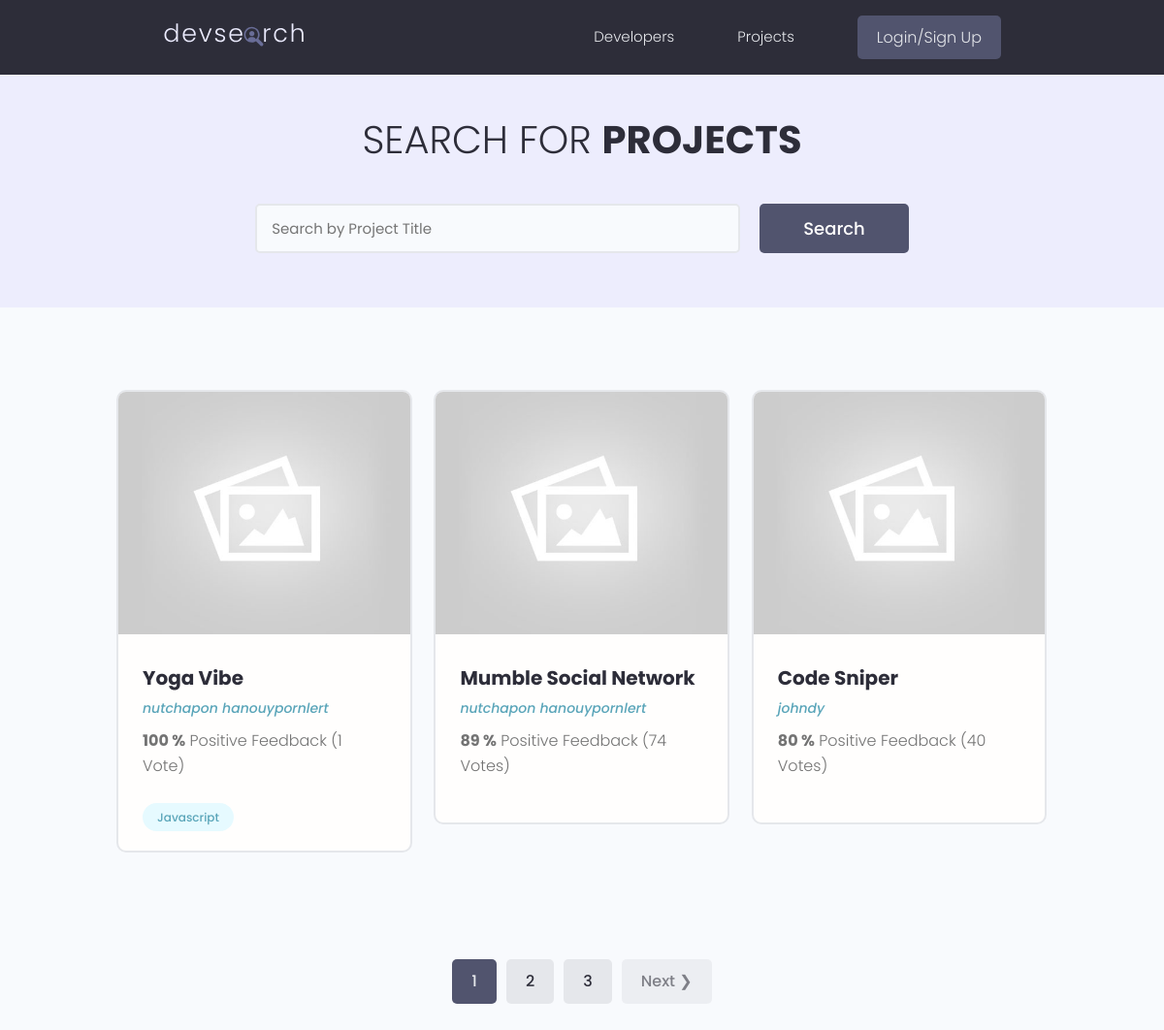
Before: /projects/ with the older database file.
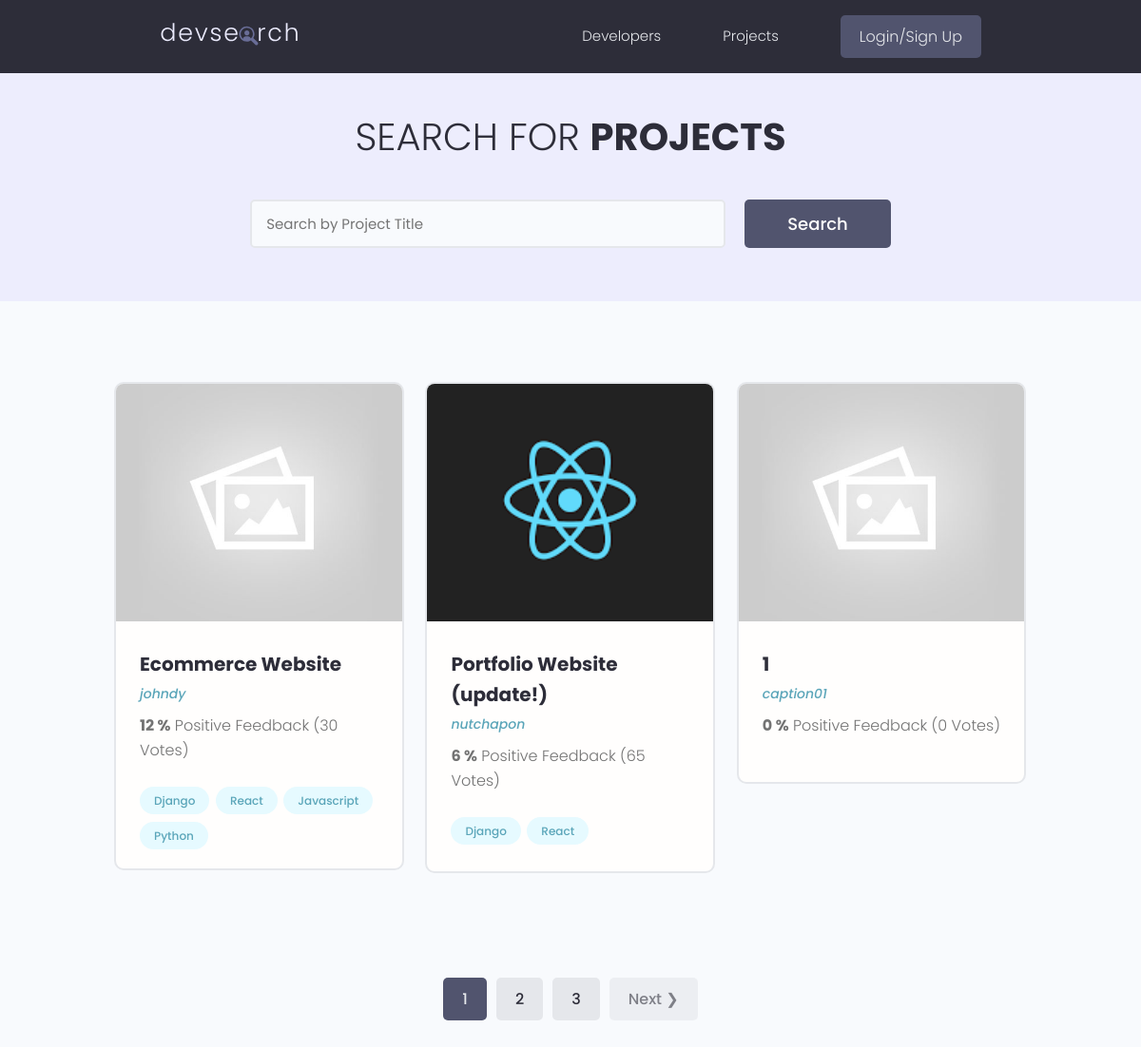
After: the same page with the newer database file.
### projects/models.py (models this page shows, shortened)
class Project(models.Model):
    owner = models.ForeignKey(Profile, null=True, blank=True, on_delete=models.SET_NULL)
    title = models.CharField(max_length=200)
    description = models.TextField(null=True, blank=True)
    featured_image = models.ImageField(null=True, blank=True, default='default.jpg')
    demo_link = models.CharField(max_length=2000, null=True, blank=True)
    source_link = models.CharField(max_length=2000, null=True, blank=True)
    tags = models.ManyToManyField('Tag', blank=True)
    vote_ratio = models.IntegerField(default=0, null=True, blank=True)
    vote_total = models.IntegerField(default=0, null=True, blank=True)
    created = models.DateTimeField(auto_now_add=True)
    id = models.UUIDField(
        default=uuid.uuid4,
        unique=True,
        primary_key=True,
        editable=False
    )
    class Meta:
        ordering = ['-vote_ratio', '-vote_total', 'title']

class Tag(models.Model):
    name = models.CharField(max_length=200)
    created = models.DateTimeField(auto_now_add=True)
    id = models.UUIDField(
        default=uuid.uuid4,
        unique=True,
        primary_key=True,
        editable=False
    )
    def __str__(self):
        return self.name

### users/models.py (models this page shows, shortened)
class Profile(models.Model):
    user = models.OneToOneField(User, on_delete=models.CASCADE, null=True, blank=True)
    name = models.CharField(max_length=200, null=True, blank=True)
    username = models.CharField(max_length=200, null=True, blank=True)
    location = models.CharField(max_length=200, null=True, blank=True)
    email = models.EmailField(max_length=500, blank=True, null=True)
    short_intro =  models.CharField(max_length=200, null=True, blank=True)
    bio = models.TextField(null=True, blank=True)
    profile_image = models.ImageField(null=True, blank=True, upload_to='profiles/', default='profiles/user-default.png')
    social_github = models.CharField(max_length=200, null=True, blank=True)
    social_twitter = models.CharField(max_length=200, null=True, blank=True)
    social_linkedin = models.CharField(max_length=200, null=True, blank=True)
    social_youtube = models.CharField(max_length=200, null=True, blank=True)
    social_website = models.CharField(max_length=200, null=True, blank=True)
    created = models.DateTimeField(auto_now_add=True)
    id = models.UUIDField(
        default=uuid.uuid4,
        unique=True,
        primary_key=True,
        editable=False
    )

### projects/views.py (the view)
# urls.py: path('projects/', views.get_projects),
def projects(request):
    projects, search_query = search_projects(request)
    custom_range, projects = paginate_projects(request, projects, 3)
    context = {
        'projects': projects,
        'search_query': search_query,
        'custom_range': custom_range,
    }
    return render(request, 'projects/projects.html', context)

### projects/utillity.py (called while the page is built)
def paginate_projects(request, projects, results):
    page = request.GET.get('page')
    paginator = Paginator(projects, results)
    try:
        projects = paginator.page(page)
    except PageNotAnInteger:
        page = 1
        projects = paginator.page(page)
    except EmptyPage:
        page = paginator.num_pages
        projects = paginator.page(page)
    left_index = (int(page) - 4)
    if left_index < 1:
        left_index = 1
    right_index = (int(page) + 5)
    if right_index > paginator.num_pages:
        right_index = paginator.num_pages +  1
    custom_range = range(left_index, right_index)
    return custom_range, projects

def search_projects(request):
    search_query = ''
    if request.GET.get('search_query'):
        search_query = request.GET.get('search_query')
    tags = Tag.objects.filter(name__icontains=search_query)
    projects = Project.objects.distinct().filter(
        Q(title__icontains=search_query) |
        Q(description__icontains=search_query) |
        Q(owner__name__icontains=search_query) |
        Q(tags__in=tags)
    )
    return projects, search_query

### projects/templates/projects/projects.html (shortened to what this page needs)
{% extends 'main.html' %} {% block content %}
<main class="projects">
    <section class="hero-section text-center">
        <div class="container container--narrow">
            <div class="hero-section__box">
                <h2>Search for <span>Projects</span></h2>
            </div>
            <div class="hero-section__search">
                <form
                    id="searchForm"
                    class="form"
                    action="{% url 'projects' %}"
                    method="get"
                >
                    <div class="form__field">
                        <input
                            class="input input--text"
                            id="formInput#search"
                            type="text"
                            name="search_query"
                            placeholder="Search by Project Title"
                            value="{{ search_query }}"
                        />
                    </div>
                    <input
                        class="btn btn--sub btn--lg"
                        type="submit"
                        value="Search"
                    />
                </form>
            </div>
        </div>
    </section>
    <section class="projectsList">
        <div class="container">
            <div class="grid grid--three">
                {% for project in projects %}
                <div class="column">
                    <div class="card project">
                        <a
                            href="{% url 'project' project.id %}"
                            class="project"
                        >
                            <img
                                class="project__thumbnail"
                                src="{{ project.featured_image.url }}"
                                alt="project thumbnail"
                            />
                            <div class="card__body">
                                <h3 class="project__title">
                                    {{ project.title }}
                                </h3>
                                <p>
                                    <a
                                        class="project__author"
                                        href="{% url 'user-profile' project.owner.id %}"
                                        >{{ project.owner.name }}</a
                                    >
                                </p>
                                <p class="project--rating">
                                    <span style="font-weight: bold"
                                        >{{ project.vote_ratio }} %</span
                                    >
                                    Positive Feedback ({{ project.vote_total }}
                                    Vote{{ project.vote_total|pluralize:"s"}})
                                </p>
                                <div class="project__tags">
                                    {% for tag in project.tags.all %}
                                    <span class="tag tag--pill tag--main">
                                        <small>{{ tag }}</small>
                                    </span>
                                    {% endfor %}
                                </div>
                            </div>
                        </a>
                    </div>
                </div>
                {% endfor %}
            </div>
        </div>
    </section>
    {% include 'pagination.html' with queryset=projects %}
</main>
{% endblock content %}

Changed rows visible on the page:
removed Project: featured_image (placeholder picture), title "Yoga Vibe", owner.name "nutchapon hanouypornlert", vote_ratio "100", vote_total "1", Tag (name "Javascript")
removed Project: featured_image (placeholder picture), title "Mumble Social Network", owner.name "nutchapon hanouypornlert", vote_ratio "89", vote_total "74"
removed Project: featured_image (placeholder picture), title "Code Sniper", owner.name "johndy", vote_ratio "80", vote_total "40"
now on this page (row unchanged): Project: featured_image (placeholder picture), title "Ecommerce Website", owner.name "johndy", vote_ratio "12", vote_total "30", Tag (name "Javascript")
now on this page (row unchanged): Tag: name "Django"
now on this page (row unchanged): Tag: name "React"
now on this page (row unchanged): Tag: name "Python", shown under "Ecommerce Website"
now on this page (row edited): Project: featured_image (picture), title "Portfolio Website (update!)", owner.name "nutchapon", vote_ratio "6", vote_total "65"
added Project: featured_image (placeholder picture), title "1", owner.name "caption01", vote_ratio "0", vote_total "0"
